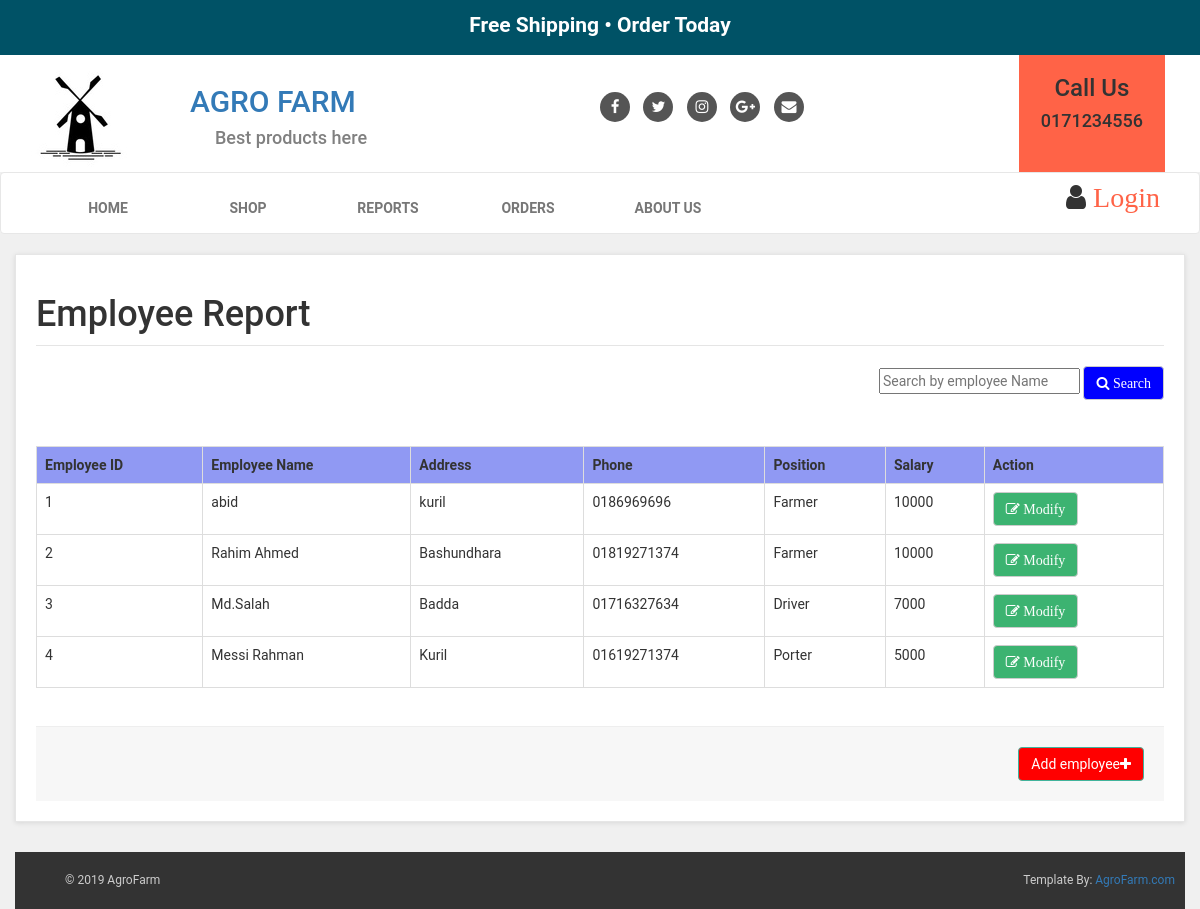
The page /Owner/employeereport.php on the database its author committed.
### tables this page shows
CREATE TABLE `employee` (
  `Eid` int(10) NOT NULL,
  `FullName` varchar(20) NOT NULL,
  `Address` varchar(20) NOT NULL,
  `Phone` varchar(20) NOT NULL,
  `Position` varchar(20) NOT NULL,
  `Salary` varchar(10) NOT NULL
);

### Owner/employeereport.php (the view, shortened to what this page needs)
<?php
include "includes/connection.php";
?>
<!DOCTYPE html>
<html>
<head>
	<link rel="stylesheet" href="https://maxcdn.bootstrapcdn.com/bootstrap/3.4.0/css/bootstrap.min.css">
	<link rel="stylesheet" href="style.css">
	<link href="https://stackpath.bootstrapcdn.com/font-awesome/4.7.0/css/font-awesome.min.css" rel="stylesheet">
</head>
<body>
<?php
include "includes/owner_header.php";
?>
		<div class="col-md-12" id="cart">
			<div class="box">
				<form action="" method="post" enctype="multipart-form-data">
					<legend><h1>Employee Report</h1></legend>
					<div>
					<span class="pull-right">
							<input type="text" name="search" placeholder="Search by employee Name">
							<button class="btn btn-default" type="submit" name="submit" value="submit" style="background-color: blue;color: white;">
								<i class="fa fa-search"> Search</i>
							</button>
					</span>
				</div>
				<br>
				<br>
				<br>
					<div class="table-responsive">
						<div class="scroll">
						<table class="table">
<?php
if(isset($_POST['submit']))
{
		$q=mysqli_query($db,"select * from employee where FullName like '%$_POST[search]%'");
		if(mysqli_num_rows($q)==0)
		{
			?>
			<script type="text/javascript">
				alert("No Fertilizer Found");
			</script>
			<?php
			$result=mysqli_query($db,"select * from `employee`;");
echo "<table class='table table-bordered table-hover' >";
echo "<tr style='background-color: #9099f3;'>";
	echo "<th>";  echo "Employee ID";  echo "</th>";
	echo "<th>";  echo "Employee Name";  echo "</th>";
	echo "<th>";  echo "Address";  echo "</th>";
	echo "<th>";  echo "Phone";  echo "</th>";
	echo "<th>";  echo "Position";  echo "</th>";
	echo "<th>";  echo "Salary";  echo "</th>";
	echo "</tr>";
while($row=mysqli_fetch_assoc($result))
{
	echo "<tr>";
		echo "<td>";  echo $row['Eid'];  echo "</td>";
		echo "<td>";  echo $row['FullName'];  echo "</td>";
		echo "<td>";  echo $row['Address'];  echo "</td>";
		echo "<td>";  echo $row['Phone'];  echo "</td>";
		echo "<td>";  echo $row['Position'];  echo "</td>";
		echo "<td>";  echo $row['Salary'];  echo "</td>";
	echo "</tr>";
}
echo "</table>";
		}
		else
		{
				echo "<table class='table table-bordered table-hover' >";
echo "<tr style='background-color: #9099f3;'>";
	echo "<th>";  echo "Employee ID";  echo "</th>";
	echo "<th>";  echo "Employee Name";  echo "</th>";
	echo "<th>";  echo "Address";  echo "</th>";
	echo "<th>";  echo "Phone";  echo "</th>";
	echo "<th>";  echo "Position";  echo "</th>";
	echo "<th>";  echo "Salary";  echo "</th>";
	echo "</tr>";
while($row=mysqli_fetch_assoc($q))
{
	echo "<tr>";
		echo "<td>";  echo $row['Eid'];  echo "</td>";
		echo "<td>";  echo $row['FullName'];  echo "</td>";
		echo "<td>";  echo $row['Address'];  echo "</td>";
		echo "<td>";  echo $row['Phone'];  echo "</td>";
		echo "<td>";  echo $row['Position'];  echo "</td>";
		echo "<td>";  echo $row['Salary'];  echo "</td>";
	echo "</tr>";
}
echo "</table>";
		}
}
else
{
	$result=mysqli_query($db,"select * from `employee`;");
echo "<table class='table table-bordered table-hover' >";
echo "<tr style='background-color: #9099f3;'>";
	echo "<th>";  echo "Employee ID";  echo "</th>";
	echo "<th>";  echo "Employee Name";  echo "</th>";
	echo "<th>";  echo "Address";  echo "</th>";
	echo "<th>";  echo "Phone";  echo "</th>";
	echo "<th>";  echo "Position";  echo "</th>";
	echo "<th>";  echo "Salary";  echo "</th>";
	echo "<th>";  echo "Action";  echo "</th>";
	echo "</tr>";
while($row=mysqli_fetch_assoc($result))
{
	echo "<tr>";
		echo "<td>";  echo $row['Eid'];  echo "</td>";
		echo "<td>";  echo $row['FullName'];  echo "</td>";
		echo "<td>";  echo $row['Address'];  echo "</td>";
		echo "<td>";  echo $row['Phone'];  echo "</td>";
		echo "<td>";  echo $row['Position'];  echo "</td>";
		echo "<td>";  echo $row['Salary'];  echo "</td>";
		echo "<td>"; ?><button class="btn btn-default edition" type="button" style="background-color: mediumseagreen;color: white;">
								<i class="fa fa-pencil-square-o"> Modify</i>
							</button>
		<?php
		echo "</td>";
	echo "</tr>";
}
echo "</table>";
}
?>
</div>
					<div class="box-footer">
						<div class="pull-right">
							<a href="#" class="btn btn-primary" id="add_employee" style="background-color: red;">Add employee<i class="fa fa-plus"></i></a>
						</div>
					</div>
				</form>
			</div>
</div>
<footer>
	<?php
	include "shop_footer.php";
	?>
</footer>
</body>
</html>

### Customer/styles/style.css (style rules this page uses)
body { font-family: "Roboto",Helvetica,Arial,sans-sarif; font-size: 14px; line-height: 1.42857143; color: #333333; background-color: #f0f0f0; }
.btn-primary { color: rgb(255,255,255); background-color: rgb(75,151,168); border-color: rgb(65,179,156); }
.box { background: #fff; margin: 0 0 30px; border: solid 1px #e6e6e6; padding: 20px; box-shadow: 0 1px 5px rgba(0,0,0,0.1); }
.box .box-footer { background: #f7f7f7; margin: 30px, -20px -20px; padding: 20px; border-top: solid 1px #eeeeee; }
.box .box-footer:before, .box .box-footer:after { content: " "; display: table; }
.box .box-footer:after { clear: both; }

### Owner/employeereport.php (style rules this page uses)
.scroll { width:100%; height:300px; overflow: scroll; }

### Owner/includes/owner_header.php (style rules this page uses)
.btn-primary { color: rgb(255,255,255); background-color: rgb(75,151,168); border-color: rgb(65,179,156); }

### Owner/shop_footer.php (style rules this page uses)
body { font-family: "Roboto",Helvetica,Arial,sans-sarif; font-size: 14px; line-height: 1.42857143; color: #333333; background-color: #f0f0f0; }

### rows shown on the page
employee: Eid "1", FullName "abid", Address "kuril", Phone "0186969696", Position "Farmer", Salary "10000"
employee: Eid "2", FullName "Rahim Ahmed", Address "Bashundhara", Phone "01819271374", Position "Farmer", Salary "10000"
employee: Eid "3", FullName "Md.Salah", Address "Badda", Phone "01716327634", Position "Driver", Salary "7000"
employee: Eid "4", FullName "Messi Rahman", Address "Kuril", Phone "01619271374", Position "Porter", Salary "5000"
